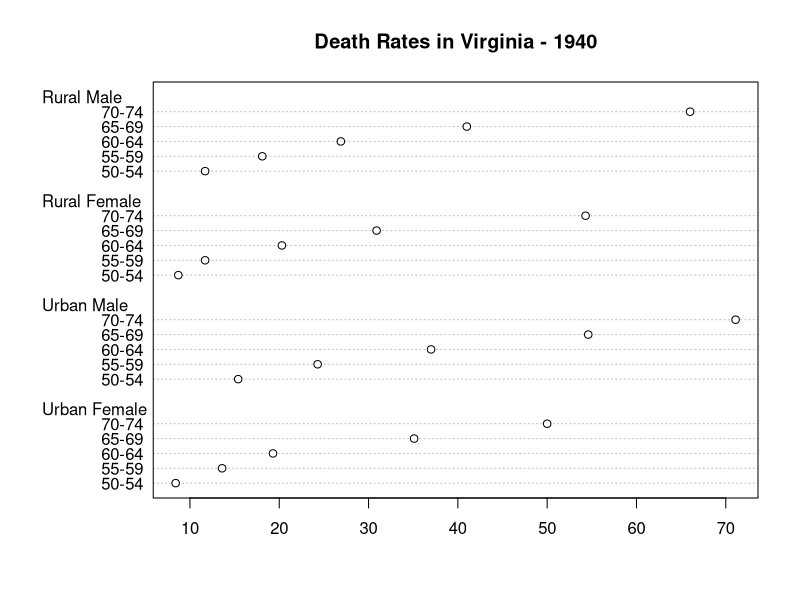

This figure's R source:
#' ---
#' title: "R scripts can be rendered!"
#' author: "GL"
#' date: "April 1, 2014"
#' output: github_document
#' ---
#' Here's some prose in a very special comment. Let's summarize the built-in
#' dataset `VADeaths`.
## here is a regular code comment, that will remain as such 
summary(VADeaths)

#' Here's some more prose. I can use usual markdown syntax to make things
#' **bold** or *italics*. Let's use an example from the `dotchart()` help to
#' make a Cleveland dot plot from the `VADeaths` data. I even bother to name
#' this chunk, so the resulting PNG has a decent name.
#+ dotchart
dotchart(VADeaths, main = "Death Rates in Virginia - 1940")
